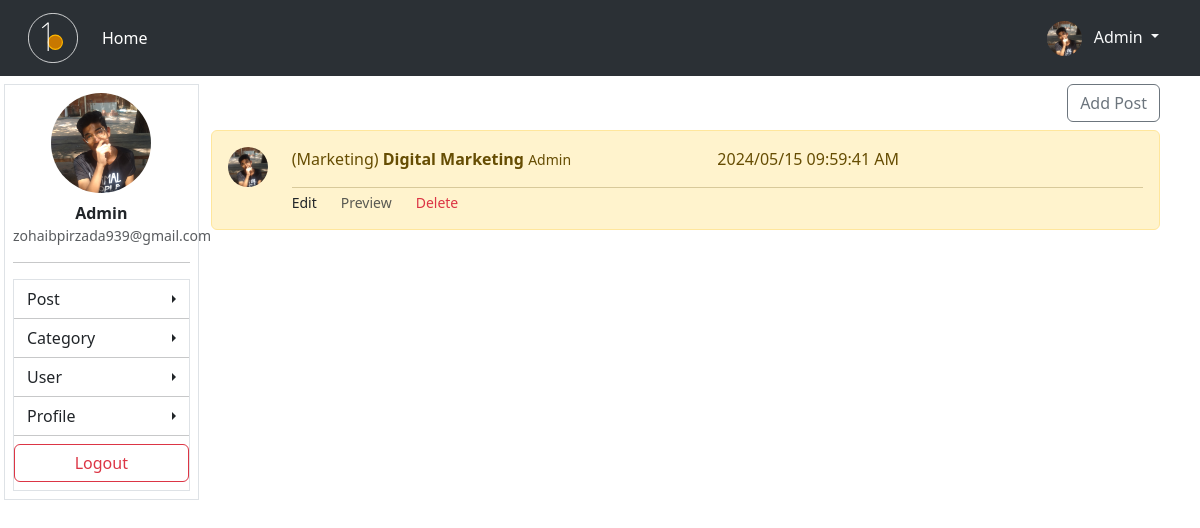
The app's page /dashboard/my-post/ (signed in), older data.
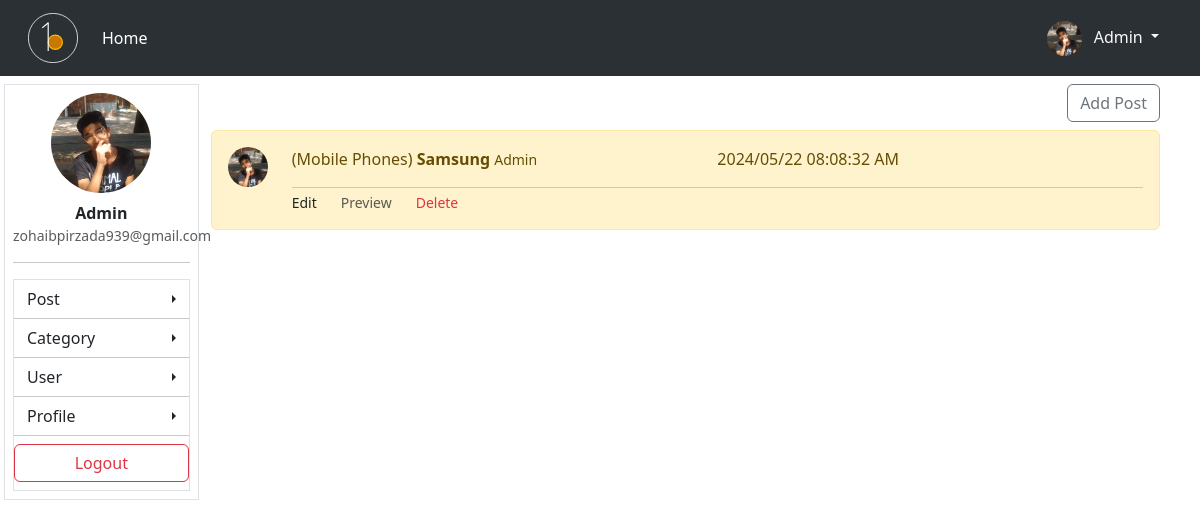
The same page, newer data.
### blog/models.py (models this page shows, shortened)
class Profile(models.Model):
    user = models.OneToOneField(User, on_delete=models.CASCADE)
    profile_pic = models.ImageField(upload_to='images', default='image/profile.png')
    staff = models.CharField(max_length=20, choices=STAFF_SELECTOR , default='Pending')

class Blog(models.Model):
    user = models.ForeignKey(User, on_delete=models.CASCADE)
    category = models.ForeignKey(Category, on_delete=models.CASCADE)
    title = models.CharField(max_length=200)
    thumbnail_image = models.ImageField(upload_to='blog/img')
    pub_date = models.DateTimeField(auto_now_add=True)
    body = RichTextField()

class Category(models.Model):
    user = models.ForeignKey(User, on_delete=models.CASCADE, related_name='cat_user')
    name = models.CharField(max_length=200)
    cat_image = models.ImageField(upload_to='cat/img', blank=True)
    create_date = models.DateTimeField(auto_now_add=True)
    def __str__(self):
        return self.name

### dashboard/views.py (the view)
# urls.py: path('my-post/', views.my_post, name='my_post'),
def my_post(request):
    user = get_object_or_404(User, id=request.user.id)
    profile = get_object_or_404(Profile, user=user)
    if profile.staff == 'Approved':
        my_post = Blog.objects.filter(user=request.user).order_by("-pub_date")
        return render(request, 'my_post.html',{"my_post" : my_post})
    else:
        messages.success(request, 'Your are not team staff')
        return redirect('index')

### dashboard/templates/my_post.html (shortened to what this page needs)
{% extends 'dashboard/base.html' %}
{% block content %}
<div class="w-100 text-end mb-2">
    <a href="{% url 'add_blog' %}" class="btn btn-outline-secondary">Add Post</a>
</div>
{% for post in my_post %}
<div class="alert alert-warning" role="alert">
    <div class="row">
        <div class="col-auto"><img src="{{post.user.profile.profile_pic.url}}"
                class="rounded-circle object-fit-cover" style="object-position: 0% 0%;" width="40px" height="40px"
                alt=""></div>
        <div class="col">
            <div class="w-100 d-flex">
                <div class="w-75">
                    ({{post.category}})
                    <strong>{{post.title|capfirst}}</strong>
                    <small> {{post.user.username|capfirst}}</small>
                </div>
                <div class="w-75">
                    <p>{{post.pub_date|date:'Y/m/d H:i:s A'}} </p>
                </div>
            </div>
            <hr class="m-0">
            <div class="w-100 row">
                <div class="col-auto form-text"><a class="text-dark text-decoration-none" href="{% url 'edit_post' post.id %}">Edit</a></div>
                <div class="col-auto form-text">Preview</div>
                <div class="col-auto form-text "><a class="text-danger " style="text-decoration: none;" href="{% url 'delete_post' post.id %}">Delete</a></div>
            </div>
        </div>
    </div>
</div>
{% empty %}
<div class="w-100 text-center">
    <h1 style="text-transform:capitalize;">
        {{request.user.username}}'s not have any Post🤷‍♀️🤷‍♀️
    </h1>
</div>
{% endfor  %}
{% endblock content %}

### dashboard/templates/dashboard/base.html (shortened to what this page needs)
{% load static %}
<!DOCTYPE html>
<html lang="en">
<head>
    <link href="https://cdn.jsdelivr.net/npm/bootstrap@5.3.3/dist/css/bootstrap.min.css" rel="stylesheet"
>
</head>
<body>
    {% include 'base/header.html' %}
    <div class="row w-100 px-3">
        <div class="col-md-2 p-2 border">
            {% include 'dashboard/sidebar.html' %}
        </div>
        <div class="col-md">
            {% block content %}
            {% endblock content %}
        </div>
    </div>
</body>
</html>

### blog/templates/base/header.html (shortened to what this page needs)
{% load static %}
<nav class="navbar navbar-expand-lg bg-body-tertiary px-3 mb-2 sticky-top " data-bs-theme="dark">
    <div class="container-fluid">
        <a class="navbar-brand" href="{% url 'index' %}">
        </a>
        <div class="collapse navbar-collapse" id="navbarSupportedContent">
            <ul class="navbar-nav me-auto mb-2 mb-lg-0">
                <li class="nav-item">
                    <a class="nav-link active" aria-current="page" href="{% url 'index' %}">Home</a>
                </li>
            </ul>
            <div class="d-flex gap-2 none">
                {% if user.is_authenticated %}
                <div class="dropdown">
                    <div class="text-light btn dropdown-toggle" type="button" data-bs-toggle="dropdown"
                        aria-expanded="false">
                        <img src="{{request.user.profile.profile_pic.url}} " class="rounded-circle object-fit-cover me-2"
                            width="35px" height="35px{{request.user.username}}" style="object-position: 0% 0%;" alt="">
                        {{user.username|capfirst}}
                    </div>
                </div>
                {% else %}
                <a href="{% url 'login' %}" class="btn py-2 btn-outline-light">Login</a>
                <a href="{% url 'register' %}" class="btn px-3 py-2 btn-secondary">Registration</a>
                {% endif %}
            </div>
        </div>
    </div>
</nav>

### dashboard/templates/dashboard/sidebar.html (shortened to what this page needs)
<div class="w-100 text-center">
    <img src="{{request.user.profile.profile_pic.url}}" width="100px" height="100px"
        class="rounded-circle object-fit-cover" style="object-position: 0% 0%;" alt="">
</div>
<div class="w-100 text-center mt-2 ">
    <strong>{{request.user.username|capfirst}}</strong>
    <p class="form-text m-0">{{request.user.email}}</p>
</div>
<hr>
<div class="w-100 mt-2 ">
    <div class="list-group rounded rounded-0 border ">
        <div class="btn-group dropend">
            <div class="d-flex align-items-center justify-content-between btn dropdown-toggle rounded rounded-0"
                data-bs-toggle="dropdown" aria-expanded="false">
                Post
            </div>
        </div>
        <hr class="m-0">
        <div class="btn-group dropend">
            <div class="d-flex align-items-center justify-content-between btn dropdown-toggle rounded rounded-0"
                data-bs-toggle="dropdown" aria-expanded="false">
                Category
            </div>
        </div>
        <hr class="m-0">
        <div class="btn-group dropend">
            <div class="d-flex align-items-center justify-content-between btn dropdown-toggle rounded rounded-0"
                data-bs-toggle="dropdown" aria-expanded="false">
                User
            </div>
        </div>
        <hr class="m-0">
        <div class="btn-group dropend">
            <div class="d-flex align-items-center justify-content-between btn dropdown-toggle rounded rounded-0"
                data-bs-toggle="dropdown" aria-expanded="false">
                Profile
            </div>
        </div>
        <hr class="m-0">
        <div class="py-2 rounded rounded-0">
            <a class="btn w-100 btn-outline-danger" href="{% url 'logout' %}">Logout</a>
        </div>
    </div>
</div>

Row changes from the older to the newer data that the page shows:
removed Blog: user.profile.profile_pic (picture), category "Marketing", title "Digital Marketing", user.username "Admin", pub_date "2024/05/15 09:59:41 AM"
added Blog: user.profile.profile_pic (picture), category "Mobile Phones", title "Samsung", user.username "Admin", pub_date "2024/05/22 08:08:32 AM"
